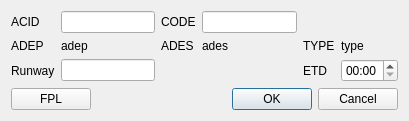
<?xml version="1.0" encoding="UTF-8"?>
<ui version="4.0">
 <class>ACTDialogDEP</class>
 <widget class="QDialog" name="ACTDialogDEP">
  <property name="geometry">
   <rect>
    <x>0</x>
    <y>0</y>
    <width>409</width>
    <height>116</height>
   </rect>
  </property>
  <property name="windowTitle">
   <string>ACT</string>
  </property>
  <layout class="QVBoxLayout" name="verticalLayout">
   <item>
    <layout class="QGridLayout" name="gridLayout">
     <item row="0" column="0">
      <widget class="QLabel" name="label">
       <property name="text">
        <string>ACID</string>
       </property>
      </widget>
     </item>
     <item row="0" column="1">
      <widget class="QLineEdit" name="editACID">
       <property name="minimumSize">
        <size>
         <width>70</width>
         <height>0</height>
        </size>
       </property>
      </widget>
     </item>
     <item row="0" column="2">
      <widget class="QLabel" name="label_2">
       <property name="text">
        <string>CODE</string>
       </property>
      </widget>
     </item>
     <item row="0" column="3">
      <widget class="QLineEdit" name="editCODE">
       <property name="minimumSize">
        <size>
         <width>40</width>
         <height>0</height>
        </size>
       </property>
      </widget>
     </item>
     <item row="1" column="0">
      <widget class="QLabel" name="label_5">
       <property name="text">
        <string>ADEP</string>
       </property>
      </widget>
     </item>
     <item row="1" column="1">
      <widget class="QLabel" name="labelADEP">
       <property name="text">
        <string>adep</string>
       </property>
      </widget>
     </item>
     <item row="1" column="2">
      <widget class="QLabel" name="label_6">
       <property name="text">
        <string>ADES</string>
       </property>
      </widget>
     </item>
     <item row="1" column="3">
      <widget class="QLabel" name="labelADES">
       <property name="text">
        <string>ades</string>
       </property>
      </widget>
     </item>
     <item row="1" column="4">
      <widget class="QLabel" name="label_4">
       <property name="text">
        <string>TYPE</string>
       </property>
      </widget>
     </item>
     <item row="1" column="5">
      <widget class="QLabel" name="labelTYPE">
       <property name="minimumSize">
        <size>
         <width>40</width>
         <height>0</height>
        </size>
       </property>
       <property name="text">
        <string>type</string>
       </property>
      </widget>
     </item>
     <item row="2" column="0">
      <widget class="QLabel" name="labelCOPin">
       <property name="text">
        <string>Runway</string>
       </property>
      </widget>
     </item>
     <item row="2" column="1">
      <widget class="QLineEdit" name="editCOPin"/>
     </item>
     <item row="2" column="4">
      <widget class="QLabel" name="label_3">
       <property name="text">
        <string>ETD</string>
       </property>
      </widget>
     </item>
     <item row="2" column="5">
      <widget class="QTimeEdit" name="timeETO">
       <property name="displayFormat">
        <string notr="true">hh:mm</string>
       </property>
      </widget>
     </item>
    </layout>
   </item>
   <item>
    <layout class="QHBoxLayout" name="horizontalLayout">
     <item>
      <widget class="QPushButton" name="pushButtonFPL">
       <property name="text">
        <string>FPL</string>
       </property>
      </widget>
     </item>
     <item>
      <spacer name="horizontalSpacer">
       <property name="orientation">
        <enum>Qt::Horizontal</enum>
       </property>
       <property name="sizeHint" stdset="0">
        <size>
         <width>40</width>
         <height>20</height>
        </size>
       </property>
      </spacer>
     </item>
     <item>
      <widget class="QDialogButtonBox" name="buttonBox">
       <property name="orientation">
        <enum>Qt::Horizontal</enum>
       </property>
       <property name="standardButtons">
        <set>QDialogButtonBox::Cancel|QDialogButtonBox::Ok</set>
       </property>
      </widget>
     </item>
    </layout>
   </item>
  </layout>
 </widget>
 <tabstops>
  <tabstop>editACID</tabstop>
  <tabstop>editCODE</tabstop>
  <tabstop>editCOPin</tabstop>
  <tabstop>timeETO</tabstop>
  <tabstop>buttonBox</tabstop>
 </tabstops>
 <resources/>
 <connections>
  <connection>
   <sender>buttonBox</sender>
   <signal>accepted()</signal>
   <receiver>ACTDialogDEP</receiver>
   <slot>accept()</slot>
   <hints>
    <hint type="sourcelabel">
     <x>248</x>
     <y>254</y>
    </hint>
    <hint type="destinationlabel">
     <x>157</x>
     <y>274</y>
    </hint>
   </hints>
  </connection>
  <connection>
   <sender>buttonBox</sender>
   <signal>rejected()</signal>
   <receiver>ACTDialogDEP</receiver>
   <slot>reject()</slot>
   <hints>
    <hint type="sourcelabel">
     <x>316</x>
     <y>260</y>
    </hint>
    <hint type="destinationlabel">
     <x>286</x>
     <y>274</y>
    </hint>
   </hints>
  </connection>
 </connections>
</ui>
